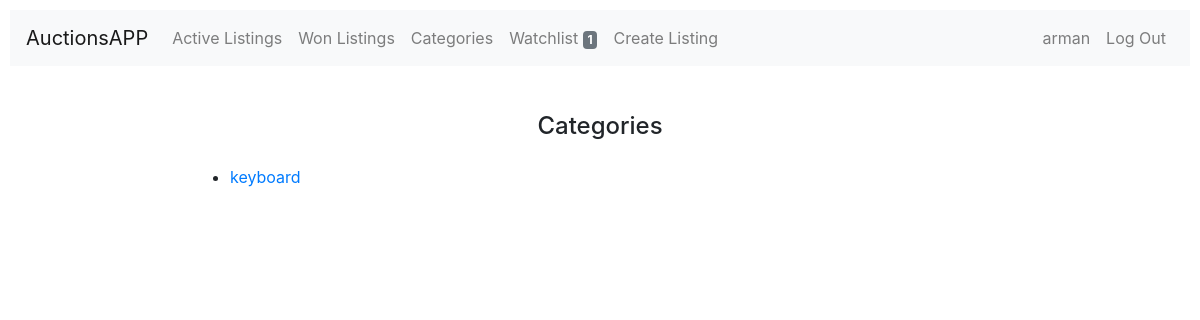
Before: /categories/ (signed in) with the older database file.
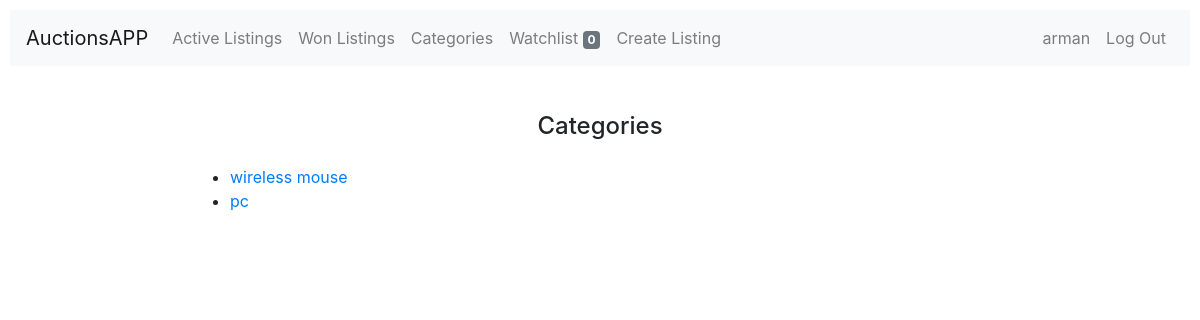
After: the same page with the newer database file.
### auctions/models.py (models this page shows, shortened)
class User(AbstractUser):
    def wlAmount(self):
        return len(self.wl_listings.filter(active="True"))

class Watchlist(models.Model):
    creator = models.ForeignKey(User, on_delete=models.CASCADE, related_name="wl_listings")
    listing = models.ForeignKey(Listing, on_delete=models.CASCADE)
    active = models.BooleanField(default=True)

class Listing(models.Model):
    title = models.CharField(max_length=30)
    desc = models.TextField()
    starting_bid = models.PositiveIntegerField()
    image = models.CharField(max_length=1000, blank=True)
    category = models.CharField(max_length=30, blank=True)
    creator = models.ForeignKey(User, on_delete=models.CASCADE, related_name="all_listings")
    active = models.BooleanField(default=True)
    created_at = models.DateTimeField(auto_now_add=True)
    last_bidder = models.ForeignKey(User, on_delete=models.CASCADE, blank=True, null=True)
    current_bid = models.PositiveIntegerField(blank=True, null=True)

### auctions/views.py (the view)
# urls.py: path("categories/", views.categories, name="categories"),
def categories(request):
    listings = Listing.objects.filter(active=True)
    catgs = [i.category for i in listings if i.category != ""]
    catgs = list(set(catgs))
    return render(request, "auctions/categories.html", {
        "catgs": catgs,
    })

### auctions/templates/auctions/categories.html
{% extends "auctions/layout.html" %}
{% block body %}
    <div class="container">
        <h2>Categories</h2>
        <div>
            <ul>
                {% for catg in catgs %}
                <li><a href="{% url 'category' catg %}">{{catg}}</a></li>
                {% empty %}
                No category
                {% endfor %}
            </ul>
        </div>
    </div>
{% endblock %}

### auctions/templates/auctions/layout.html (shortened to what this page needs)
{% load static %}
<!DOCTYPE html>
<html lang="en">
    <head>
        <link rel="stylesheet" href="https://stackpath.bootstrapcdn.com/bootstrap/4.5.0/css/bootstrap.min.css">
        <link href="{% static 'auctions/styles.css' %}" rel="stylesheet">
    </head>
    <body>
        <nav class="navbar navbar-expand-lg navbar-light bg-light">
            <a class="navbar-brand" href="{% url 'index' %}">AuctionsAPP</a>
            <div class="navbar-collapse collapse" id="navbarSupportedContent">
                <ul class="navbar-nav mr-auto">
                    <li class="nav-item">
                        <a class="nav-link" href="{% url 'index' %}">Active Listings</a>
                    </li>
                    <li class="nav-item">
                        <a class="nav-link" href="{% url 'won' %}">Won Listings</a>
                    </li>
                    <li class="nav-item">
                        <a class="nav-link" href="{% url 'categories' %}">Categories</a>
                    </li>
                    <li class="nav-item">
                        <a class="nav-link" href="{% url 'watchlist' %}">Watchlist
                            {% if user.is_authenticated %}
                                <span class="badge badge-secondary">{{ user.wlAmount }}</span>
                            {% endif %}
                        </a>
                    </li>
                    <li class="nav-item">
                        <a class="nav-link" href="{% url 'create_listing' %}">Create Listing</a>
                    </li>
                </ul>
                <ul class="navbar-nav">
                    {% if user.is_authenticated %}
                    <li class="nav-item">
                        <a class="nav-link" href="{% url 'my_listings' %}">{{ user.username }}</a>
                    </li>
                    <li class="nav-item">
                        <a class="nav-link" href="{% url 'logout' %}">Log Out</a>
                    </li>
                    {% endif %}
                </ul>
            </div>
        </nav>
        <div class="main_content">
            {% block body %}
            {% endblock %}
        </div>
    </body>
</html>

Changed rows visible on the page:
no longer on this page (row edited): Listing: catgs "keyboard"
changed User "arman": wlAmount "1" → "0"
added Listing: catgs "wireless mouse"
added Listing: catgs "pc"
